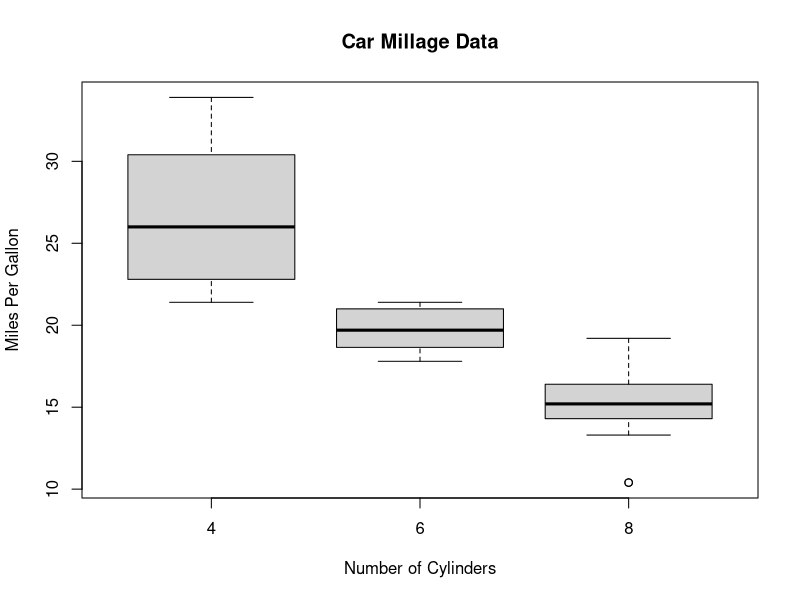
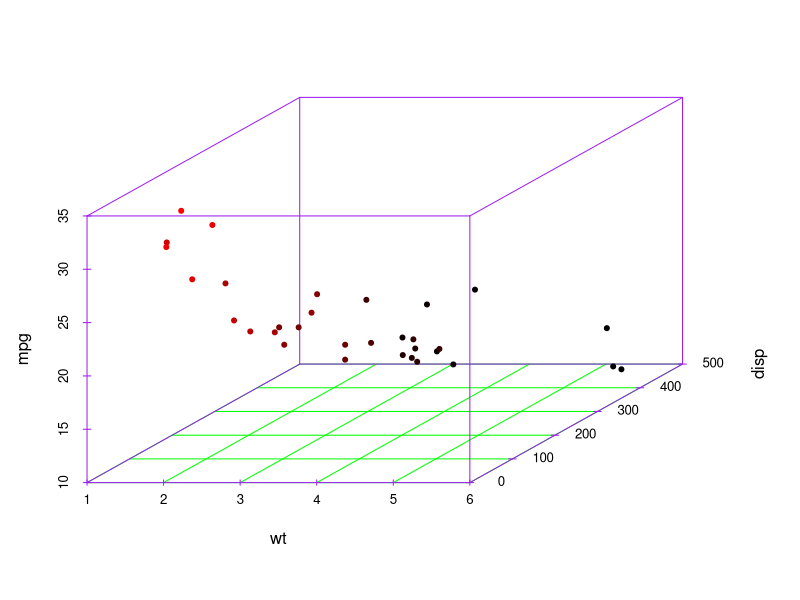
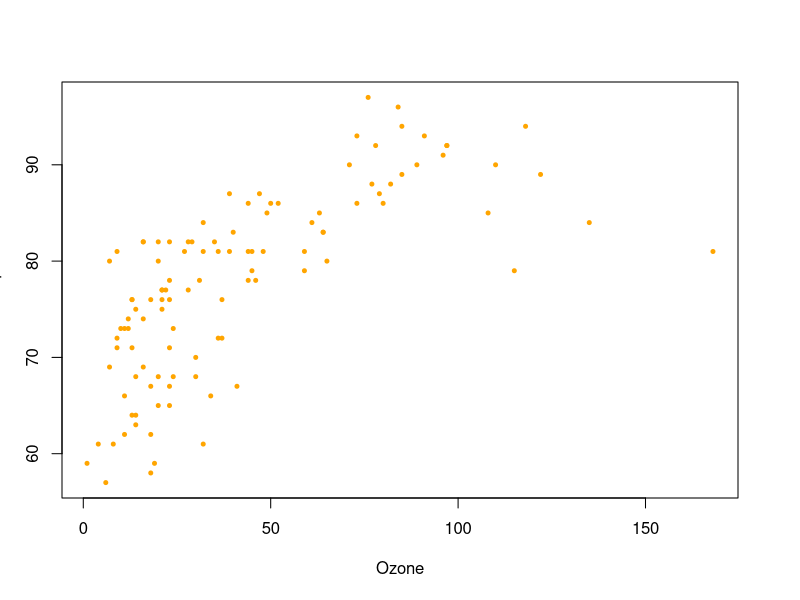
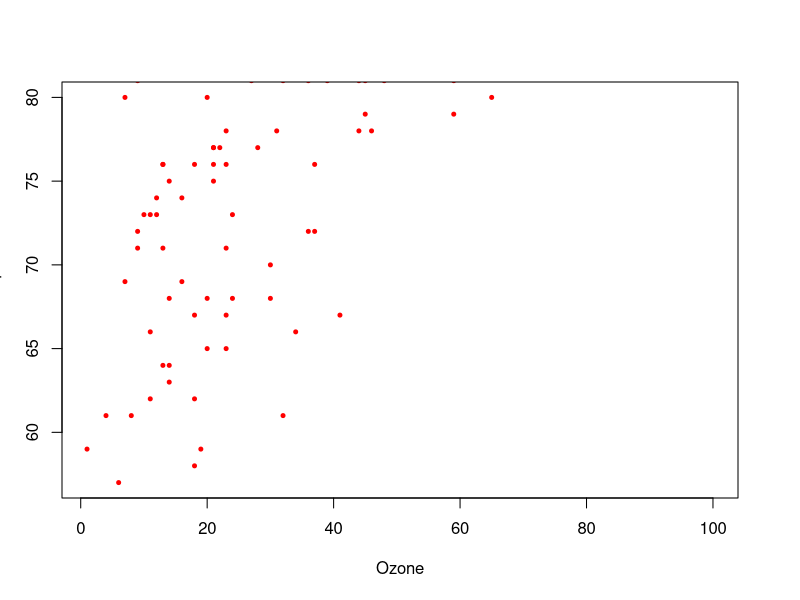

Reproduce these figures in R, in order.
#----------------------------------------------------------------------
# Introduction to Data Science
# Homework 2
# Junxuan Wu
#----------------------------------------------------------------------

# Question 1

# install.packages("sqldf")
library (sqldf)

data(CO2)
head(CO2)

aggregate(x=CO2[,c("uptake")], by=data.frame(CO2$Type), FUN="mean")
#      CO2.Type        x
# 1      Quebec 33.54286
# 2 Mississippi 20.88333



#----------------------------------------------------------------------
# Question 2

df <- data.frame(Died.At <- c(22,40,72,41),
                 Writer.At <- c(16, 18, 36, 36),
                 First.Name <- c("John", "Edgar", "Walt", "Jane"), 
                 Second.Name <- c("Doe", "Poe", "Whitman", "Austen"),
                 Sex <- c("MALE", "MALE", "MALE", "FEMALE"),
                 Date.Of.Death <- c("2015-05-10", "1849-10-07", "1892-0326","1817-07-18"),
                 stringsAsFactors = FALSE)

# class(df$Sex)
# [1] "character"

names(df) <- c('age_at_death','age_as_writer', 'first_name','surname','gender','date_died')

# names(df)
# [1] "age_at_death"  "age_as_writer" "first_name"    "surname"       "gender"       
# [6] "date_died" 

df$gender <- as.factor(df$gender)
# class(df$gender)
# [1] "factor"

# ?strsplit
# ?paste

library(lubridate)

splitdate <- strsplit(df$date_died,'-')
# class(splitdate)

jh_yr <- as.numeric(splitdate[[1]][1])-df$age_at_death[1]
# [1] 1993

john_bday <- c(as.character(jh_yr), splitdate[[1]][2], splitdate[[1]][3])
# [1] "1993" "05"   "10"  

# The first way to concatenate a string 
# john_bday1 <- paste(john_bday, collapse = '-')
# john_bday1
# [1] "1993-05-10"
# class(john_bday1)
# [1] "character"

#----------------------------------------------------------------------

# The second way to convert a strig into a date-time object
john_bday <- paste(john_bday, collapse = '')
john_bday <- parse_date_time(john_bday, "%y-%m-%d")
john_bday
# [1] "1993-05-10 UTC"
class(john_bday)
# [1] "POSIXct" "POSIXt" 

# dear professor, when I checked how to concateenate strings in R, 
# I found both paste() and paste0() functions
# so what's the difference between these two?
# Thanks so much for your answer.

#----------------------------------------------------------------------
# Question 3

library(reshape2)

product <- c("A", "B") 
height <- c(10,20) 
width <- c(5,10) 
weight <- c(2,NA) 
observations_wide <- data.frame(product, height, width, weight) 
observations_wide

new_ob <- melt(observations_wide, id.vars  = 'product',
     variable.name = 'Attribute', na.rm = TRUE)

new_ob_sorted <- new_ob[order(new_ob$product),]
new_ob_sorted

# product Attribute value
#       A    height    10
#       A     width     5
#       A    weight     2
#       B    height    20
#       B     width    10

#----------------------------------------------------------------------
# second option: using dplyr package

# library(dplyr)
# new_ob %>% arrange(new_ob$product)

# product Attribute value
#       A    height    10
#       A     width     5
#       A    weight     2
#       B    height    20
#       B     width    10


#----------------------------------------------------------------------
# Question 4

library(datasets)  
data(mtcars)  
# ? mtcars     
# ?split
# head(mtcars)

sapply(split(mtcars$mpg, mtcars$cyl), mean) 
#        4        6        8 
# 26.66364 19.74286 15.10000 

# The answer is C


#----------------------------------------------------------------------
# Question 5
data(mtcars)  

hspw <- sapply(split(mtcars$hp, mtcars$cyl), mean) 
hp_diff <- hspw[[3]] - hspw[[1]]
hp_diff
# [1] 126.5779


#----------------------------------------------------------------------
# Question 6

mean(airquality$Ozone, na.rm = TRUE)
# [1] 42.12931

# The answer is A


#----------------------------------------------------------------------
# Question 7

sapply(split(airquality$Temp, airquality$Month), mean)
#        5        6        7        8        9 
# 65.54839 79.10000 83.90323 83.96774 76.90000 

# The answer is D


#----------------------------------------------------------------------
# Question 8

head(mtcars)

boxplot(mtcars$mpg ~ as.factor(mtcars$cyl),
        main = 'Car Millage Data',
        xlab = 'Number of Cylinders',
        ylab = 'Miles Per Gallon')



#----------------------------------------------------------------------
# Question 9

# install.packages("scatterplot3d")
library(scatterplot3d)
scatterplot3d(mtcars$wt, mtcars$disp, mtcars$mpg, 
              highlight.3d=TRUE, col.axis='PURPLE', col.grid='GREEN',
              pch=20, xlab="wt", ylab="disp", zlab="mpg"
              )


#----------------------------------------------------------------------
# Question 10
head(airquality)

# method 1:
aq_trimmed <- airquality[complete.cases(airquality[,]),]
# aq_trimmed

#----------------------------------------------------------------------
# method 2:
# aq_has_na <- apply(airquality,1,function(x){any(is.na(x))})
# sum(aq_has_na)
# aq_clean <- airquality[!aq_has_na,]


plot(aq_trimmed$Ozone, aq_trimmed$Temp, pch = 20, cex = 0.8, 
     xlab = 'Ozone',ylab = 'Temp', col='orange')


plot(aq_trimmed$Ozone, aq_trimmed$Temp, pch = 20, cex = 0.8,
     xlim = c(min(aq_trimmed$Ozone),100), ylim = c(min(aq_trimmed$Temp),80),
     xlab = 'Ozone',ylab = 'Temp', col='red')
